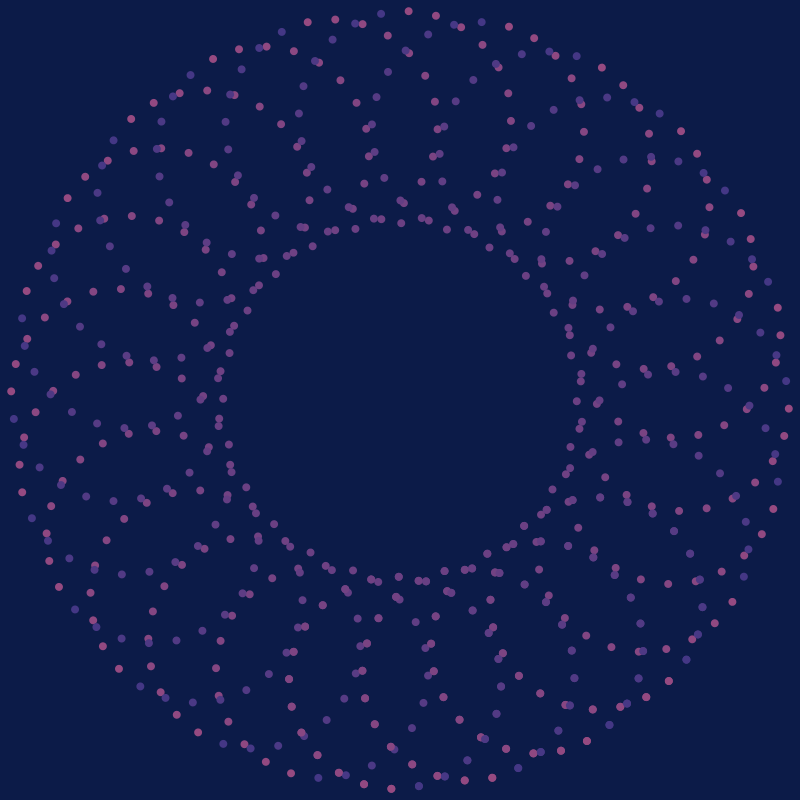
Frame 1 (no input)
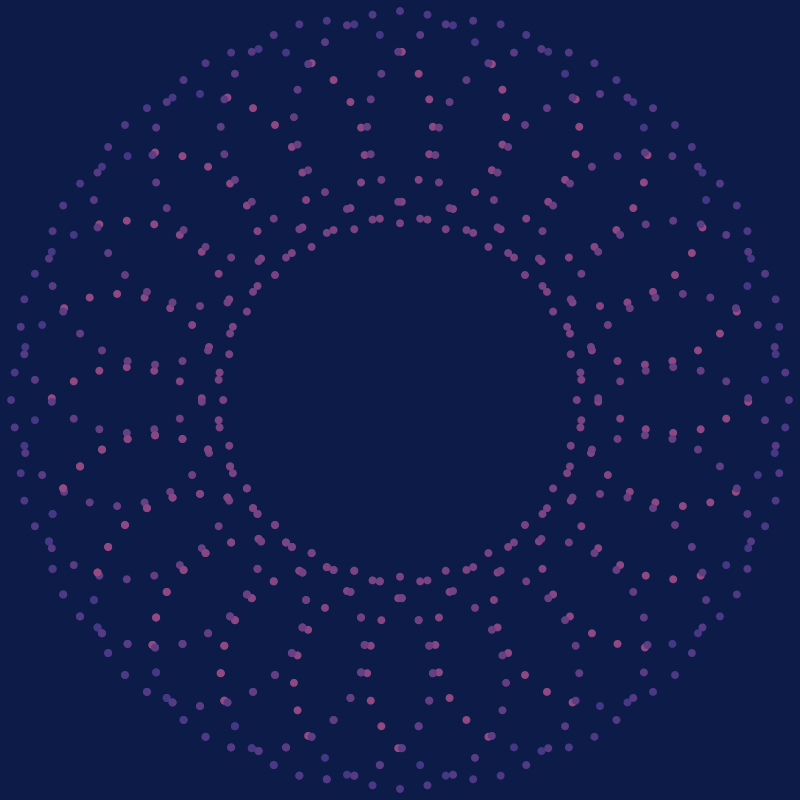
Frame 60 (the mouse pressed at the canvas centre just before this capture)
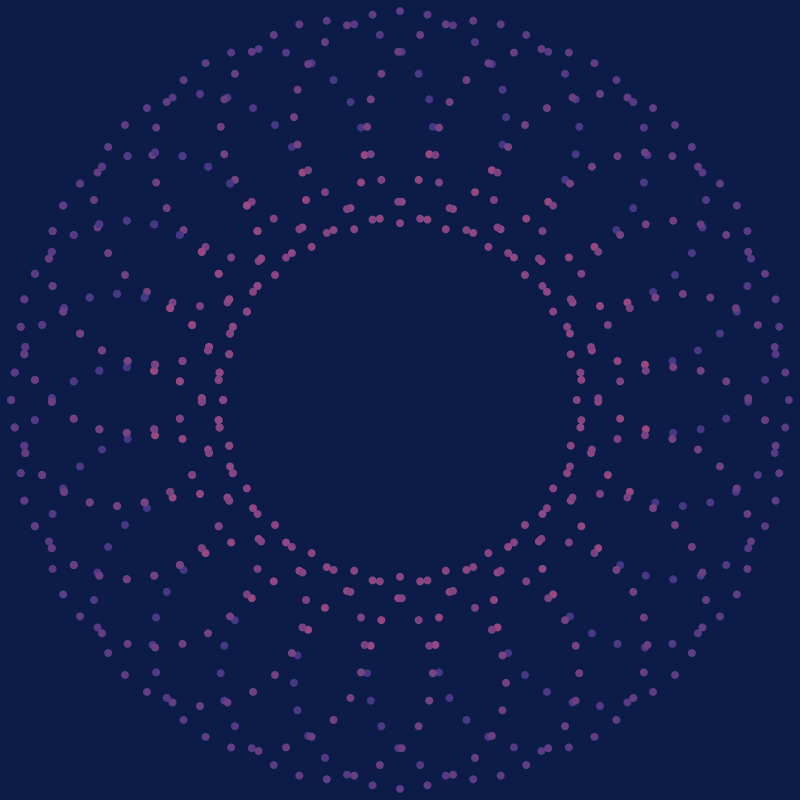
Frame 120 (the mouse held since frame 60 and released just before this capture)

The Processing sketch that drew these frames (run headless with seeded random() and noise(); from frame 60 on, the mouse is pressed at the canvas centre):

// Processing sketch: c1gabriela
// ── c1gabriela.pde
// Universidad del Desarrollo - Facultad de Diseño - Certamen 1 - Gabriela Vergara Barentin.
ArrayList<Circulos> lista = new ArrayList<Circulos>();  // Se crea una lista de la clase Circulos.

// Se declaran las variables globales.
Circulos c;  // La clase se nombra con c.
int n;
int val = 0;
int var1 = 1;
int var2 = 0;
int var3 = 0;

void setup() {
  size(800, 800);
  for (int i = 0; i < 28; i++) {   // Se dibujan 28 círculos de la lista a.cir()
    c = new Circulos(i);
    lista.add(c);
  }
}

void draw() {
  background(c.colores [2]);
  // Se les da un valor a cada lista para luego ser llamadas con keyPressed().
  if (var1 == 1) {
    for (Circulos a : lista) {
      a.cir();
    }
  }
  if (var2 == 1) {
    c.anillos();
  }
  if (var3 == 1) {
    c.cuadrados();
  }
}

void keyPressed() {
  if (key == '0') { // Cambio sentido anillos.
    n = 0;
  }
  if (key == '1') { // Cambio sentido anillos.
    n = 1;
  }
  if (key == 'v') { // Resto anillos.
    val--;
  }
  if (key == 'w') {  // Sumo anillos.
    val++;
  }
  if (key == 'a') { // Se abre a.cir().
    var1 = 1;
    var2 = 0;
    var3 = 0;
  }
  if (key == 's') {  // Se abre c.anillos().
    var1 = 0;
    var2 = 1;
    var3 = 0;
  }
  if (key == 'd') { // Se abre c.cuadrados();
    var1 = 0;
    var2 = 0;
    var3 = 1;
  }
}

// ── Circulos.pde
// Universidad del Desarrollo - Facultad de Diseño - Certamen 1 - Gabriela Vergara Barentin
class Circulos {
  // Se declaran las variables globales:
  color [] colores;
  int x, y, tam, p, q, cant, col;
  int r = 0;
  float cantt, di, dMap;
  color [] paleta = {#D9E1A6, #15938A, #6DAB79, #003443}; // Código de colores de void anillos.
  color f, from, to;
  color [] colorr;

  Circulos(int i) {
    colores = new color [7]; // Lista de colores.
    colorr = new color [24]; // Lista de colores anillos.
    colores[0] = color(150, 74, 129); // Rosado.
    colores[1] = color(64, 54, 133); // Lila.
    colores[2] = color(12, 27, 72); // Azul, color de fondo.
    colores[3] = color(230, 183, 120); // Naranjo claro.
    colores[4] = color(205, 109, 98); // Naranjo.
    colores[5] = color(196, 64, 60); // Rojo.
    colores[6] = color(139, 32, 82); // Morado.

    // Se declara el valor de orígen de las siguientes variables:
    x = 75;  // Posición en x.
    y = 75;  // Posición en y.
    tam = 8; // Tamaño de circulos de void cir().
    q = i * 15; // Velocidad.
    cant = 24; // Cantidad de círlulos de void cir() y grados en torno al orígen width/2, height/2.

   from = color(150, 74, 129); // Desde el color rosado.
   to = color(64, 54, 133);  // Al color lila.
   for (int m = 0; m < 24; m++) { // Crear 24 colores.
       float amt = map(m, 0, 24, 0, 1); // Mapa de 24 colores.
       colorr[m] = lerpColor(from, to, amt); // Crear un lerp que hace que hayan 22 colores entre el rosado al lila. 24 colores en total.
     }
  }

  void cir() {
    if (n == 0) {
      q++; //  El aro gira hacia la derecha.
      p++; // El anillo gira hacia la derecha.
    } else if (n == 1) {
      q--; // El aro gira hacia la izquierda.
      p--; // El anillo gira hacia la izquierda.
    }
    // Construcción de un anillo de círculos.
    pushMatrix();
    translate(width / 2, height / 2); // Nuevo centro, si no, girarían en torno a 0,0.
    rotate(radians(q)); // Rotación en torno al nuevo orígen (width/2, height/2).
    pushMatrix();
    translate(width / 4, height / 4); // Los círculos pequeños giran en torno al círculo que forman.
    rotate(radians(p));  //  Rotación en torno al orígen (width/4, height/4).
    for (int i = 0; i < cant; i++) {
      fill(colorr[i]);
      noStroke();
      ellipse(x, y, tam, tam); // Dibujo de ellipse.
      rotate(radians(360 / cant));  // Dibujar cada "cant" grados entre los 360º de un círculo, en torno al orígen (width/4, height/4).
    }
    popMatrix();
    popMatrix();
  }

  void anillos() {
    // Construcción anillos de círculos.
    pushMatrix();
    translate(width / 2, height / 2); // Nuevo orígen.
    rotate(radians(r)); // Giro en torno al orígen.
    r++; // Giran hacia la derecha.
    cantt= 40; // cantidad de líneas y de grados.
    for (int k = 0; k < cantt; k++) {
        // val debe ser local a la función y el valor pasado por parametros
      for (int l = 0; l < val; l++) {
        noStroke();
        f= paleta [l % 4]; // 4 = Cantidad de colores que iran en l.
        fill(f, k * 5); // 5 = Nivel de opacidad en k.
        ellipse(2+ l * 25, 0, 10, 10); // Dibujo de ellipse.
      }
      rotate(radians(360 / cantt)); // Dibujar cada "cantt" grados entre los 360º de un círculo, en torno al orígen (width/2, height/2).
    }
    popMatrix();
  }

  void cuadrados() {
    // Contrucción de cuadrados.
    rectMode(CENTER); // Se dibujan los rectángulos desde el centro.
    noStroke();
    for (int i = 30; i < width; i+= 50) { // Desde el pixel 30 dibuja 50 cuadrados hasta el ancho.
      for (int j = 30; j < height; j+= 50) {  // Desde el pixel 30 dibuja 50 cuadrados hasta el largo.
        di = dist(mouseX, mouseY, i, j);  // Distancia entre los cuadrados.
        dMap = map(di, 300, 0, 0, 25);  // Mapa de posición de cuadrados. Los cuadrados se agrandan al pasar el mouse en una circunferencia de 300 pixeles.
        if (dMap <= 0) dMap = 0;
        if (dMap < 4) {  // Si dMap es menor a 4, pinta de color naranjo claro.
          fill(colores [3]);
        } else if (dMap <= 10) {  // Si dMap es menor o igual a 10, pinta de color naranjo.
          fill(colores [4]);
        } else if (dMap <= 13) { // Si dMap es menor o igual a 13, pinta de color rojo.
          fill(colores [5]);
        } else if (dMap > 15 ) { // Si dMap es mayor a 15, pinta de color morado.
          fill(colores [6]);
        }
        if (i < mouseX) {  // En el eje x, los cuadrados se acercan al mouse desde la derecha i-dMap y desde la izquierda i+dMap. Se acerca 2 pixeles.
          rect(i+ dMap, j, dMap +2, dMap +2);
        } else {
          rect(i- dMap, j, dMap +2, dMap +2);
        }

        if (j < mouseY) {  // En el eje y, los cuadrados se acercan al mouse desde arriba j-dMap y desde abajo j+dMap.  Se acerca 2 pixeles.
          rect(i, j+ dMap, dMap +2, dMap +2);
        } else {
          rect(i, j- dMap, dMap +2, dMap +2);
        }
      }
    }
  }
}
